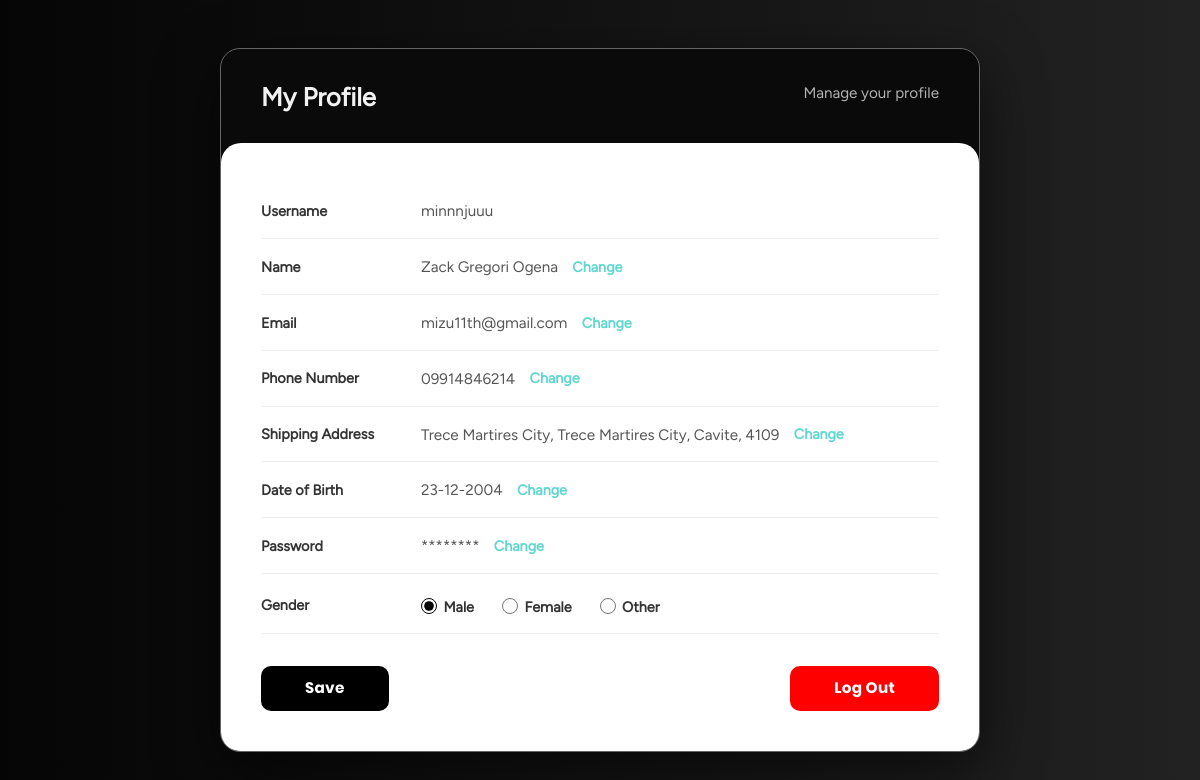
The app's page /customer/Account/account.php (signed in) with its own data.
### tables this page shows
CREATE TABLE `users` (
  `id` int NOT NULL,
  `username` varchar(50) NOT NULL,
  `first_name` varchar(50) DEFAULT '',
  `last_name` varchar(50) DEFAULT '',
  `email` varchar(150) NOT NULL,
  `password_hash` varchar(255) NOT NULL,
  `phone` varchar(20) DEFAULT '',
  `dob` date DEFAULT NULL,
  `gender` enum('Male','Female','Other') DEFAULT 'Male',
  `address_details` varchar(255) DEFAULT '',
  `address_city` varchar(100) DEFAULT '',
  `address_province` varchar(100) DEFAULT '',
  `address_zip` varchar(10) DEFAULT '',
  `created_at` timestamp NULL DEFAULT CURRENT_TIMESTAMP
);

### customer/Account/account.php (the view, shortened to what this page needs)
<?php
require '../../config/db_connect.php';
$userId = $_SESSION['user_id'];
$stmt = $conn->prepare("SELECT * FROM users WHERE id = ?");
$stmt->bind_param("i", $userId);
$stmt->execute();
$result  = $stmt->get_result();
$profile = $result->fetch_assoc();
function esc($value) {
    return htmlspecialchars($value ?? '', ENT_QUOTES);
}
$dobDisplay = '';
if (!empty($profile['dob'])) {
    $dobDisplay = date("d-m-Y", strtotime($profile['dob']));
}
$addressParts = array_filter([
    $profile['address_details'],
    $profile['address_city'],
    $profile['address_province'],
    $profile['address_zip']
]);
$addressDisplay = $addressParts ? implode(", ", $addressParts) : "No address on file";
$nameParts = array_filter([$profile['first_name'], $profile['last_name']]);
$nameDisplay = $nameParts ? implode(" ", $nameParts) : "No name on file";
?>
<!DOCTYPE html>
<html lang="en">
<head>
    <link rel="stylesheet" href="/tcgzone/bootstrap/bootstrap-5.3.8-dist/css/bootstrap.min.css">
    <link rel="stylesheet" href="/tcgzone/assets/css/shared.css">
    <link rel="stylesheet" href="account.css">
</head>
<body style="background-color:#0a0a0a;">
<div class="profile-overlay" style="display:flex; position:static; min-height:100vh; backdrop-filter:none; -webkit-backdrop-filter:none; background-color:transparent;">
    <div class="profile-panel">
        <div class="profile-header">
            <h2>My Profile</h2>
            <p>Manage your profile</p>
        </div>
        <div class="profile-card">
            <form class="profile-form" id="profileForm" action="save_profile.php" method="POST" novalidate>
                <div class="form-row">
                    <label>Username</label>
                    <span class="static-value"><?= esc($profile['username']) ?></span>
                </div>
                <div class="form-row">
                    <label>Name</label>
                    <div class="editable-field" data-field="name">
                        <span class="static-value" data-static="name"><?= esc($nameDisplay) ?></span>
                        <a href="#" class="change-link" data-target="name">Change</a>
                    </div>
                </div>
                <div class="form-row">
                    <label>Email</label>
                    <div class="editable-field" data-field="email">
                        <span class="static-value" data-static="email"><?= esc($profile['email']) ?></span>
                        <a href="#" class="change-link" data-target="email">Change</a>
                    </div>
                </div>
                <div class="form-row">
                    <label>Phone Number</label>
                    <div class="editable-field" data-field="phone">
                        <span class="static-value" data-static="phone"><?= esc($profile['phone']) ?></span>
                        <a href="#" class="change-link" data-target="phone">Change</a>
                    </div>
                </div>
                <div class="form-row">
                    <label>Shipping Address</label>
                    <div class="editable-field" data-field="address">
                        <span class="static-value" data-static="address"><?= esc($addressDisplay) ?></span>
                        <a href="#" class="change-link" data-target="address">Change</a>
                    </div>
                </div>
                <div class="form-row">
                    <label>Date of Birth</label>
                    <div class="editable-field" data-field="dob">
                        <span class="static-value" data-static="dob"><?= esc($dobDisplay ?: 'Not set') ?></span>
                        <a href="#" class="change-link" data-target="dob">Change</a>
                    </div>
                </div>
                <div class="form-row">
                    <label>Password</label>
                    <div class="editable-field" data-field="password">
                        <span class="static-value" data-static="password">********</span>
                        <a href="#" class="change-link" data-target="password">Change</a>
                    </div>
                </div>
                <div class="form-row gender-row">
                    <label>Gender</label>
                    <div class="gender-options">
                        <label class="radio-label">
                            <input type="radio" name="gender" value="Male" <?= $profile['gender'] === 'Male' ? 'checked' : '' ?>> Male
                        </label>
                        <label class="radio-label">
                            <input type="radio" name="gender" value="Female" <?= $profile['gender'] === 'Female' ? 'checked' : '' ?>> Female
                        </label>
                        <label class="radio-label">
                            <input type="radio" name="gender" value="Other" <?= $profile['gender'] === 'Other' ? 'checked' : '' ?>> Other
                        </label>
                    </div>
                </div>
                <div class="form-actions">
                    <button type="submit" class="btn-save">Save</button>
                    <button type="submit" class="btn-logout"
                            formaction="/tcgzone/customer/Account/logout.php"
                            formmethod="POST"
                            formnovalidate>Log Out</button>
                </div>
            </form>
        </div>
    </div>
</div>
</body>
</html>

### assets/css/shared.css (style rules this page uses)
:root { --bg-black: #0a0a0a; --bg-black-alt: #121212; --text-light: #f2f2f2; --text-muted: #b3b3b3; --accent-teal: #5fd6cf; --accent-light-gray: #BDBDBD; --accent-amber: #e8b23b; --accent-gray: #464646; --card-bg: #373737; --card-border: #101010; --font-display: 'Poppins', sans-serif; }
* { font-family: 'Poppins'; margin: 0px; padding: 0px; }
.profile-overlay { position: fixed; inset: 0; background-color: rgba(70,70,70, 0.15); backdrop-filter: blur(8px); -webkit-backdrop-filter: blur(8px); display: none; align-items: center; justify-content: center; z-index: 1000; }
.profile-panel { width: 100%; max-width: 760px; max-height: 90vh; display: flex; flex-direction: column; background-color: #0a0a0a; border-radius: 20px; border: 1px solid #666666; overflow: hidden; box-shadow: 0 20px 60px rgba(0, 0, 0, 0.6); }
.profile-header { justify-content: space-between; display: flex; padding: 2rem 2.5rem 1.5rem; color: #f2f2f2; }
.profile-header h2 { font-size: 1.6rem; font-weight: 700; margin-bottom: .25rem; font-family: 'Figtree', sans-serif; }
.profile-header p { color: #b3b3b3; font-size: .95rem; font-weight: 400; font-family: 'Figtree', sans-serif; }
.profile-card { background-color: #ffffff; border-radius: 20px 20px 0 0; padding: 2.5rem; overflow-y: auto; }
.form-row { display: grid; grid-template-columns: 160px 1fr; align-items: center; padding: 1rem 0; border-bottom: 1px solid #eee; }
.form-row label { color: #333; font-size: .9rem; font-weight: bolder; font-family: 'Figtree', sans-serif; }
.static-value { color: #555; font-size: .95rem; font-family: 'Figtree', sans-serif; }
.editable-field { display: flex; align-items: center; gap: .9rem; flex-wrap: wrap; }
.change-link { color: #5fd6cf; font-size: .9rem; font-weight: bold; text-decoration: none; font-family: 'Figtree', sans-serif; }
.gender-row { align-items: start; padding-top: 1.25rem; }
.gender-options { display: flex; gap: 1.75rem; padding-top: .1rem; }
.radio-label { display: flex; align-items: center; gap: .4rem; font-size: .9rem; color: #333; cursor: pointer; }
.radio-label input[type="radio"] { accent-color: #000; width: 16px; height: 16px; cursor: pointer; }
.form-actions { display: flex; justify-content: space-between; padding-top: 2rem; }
.btn-save { background-color: #000; color: #fff; border: none; font-weight: 600; font-size: .95rem; letter-spacing: .3px; padding: .7rem 2.75rem; border-radius: 10px; cursor: pointer; transition: background-color .2s ease; }
.btn-logout { background-color: #ff0000; color: #fff; border: none; font-weight: 600; font-size: .95rem; letter-spacing: .3px; padding: .7rem 2.75rem; border-radius: 10px; cursor: pointer; transition: background-color .2s ease; }

### customer/Account/account.css (style rules this page uses)
body { background:linear-gradient(90deg,#050505,#222); }

### records on screen
users: username "minnnjuuu", nameDisplay "Zack Gregori Ogena", email "mizu11th@gmail.com", phone "09914846214", dob "23-12-2004", gender "☑ Male", gender "☐ Female", gender "☐ Other"

### other values on screen
$addressDisplay "Trece Martires City, Trece Martires City, Cavite, 4109"
